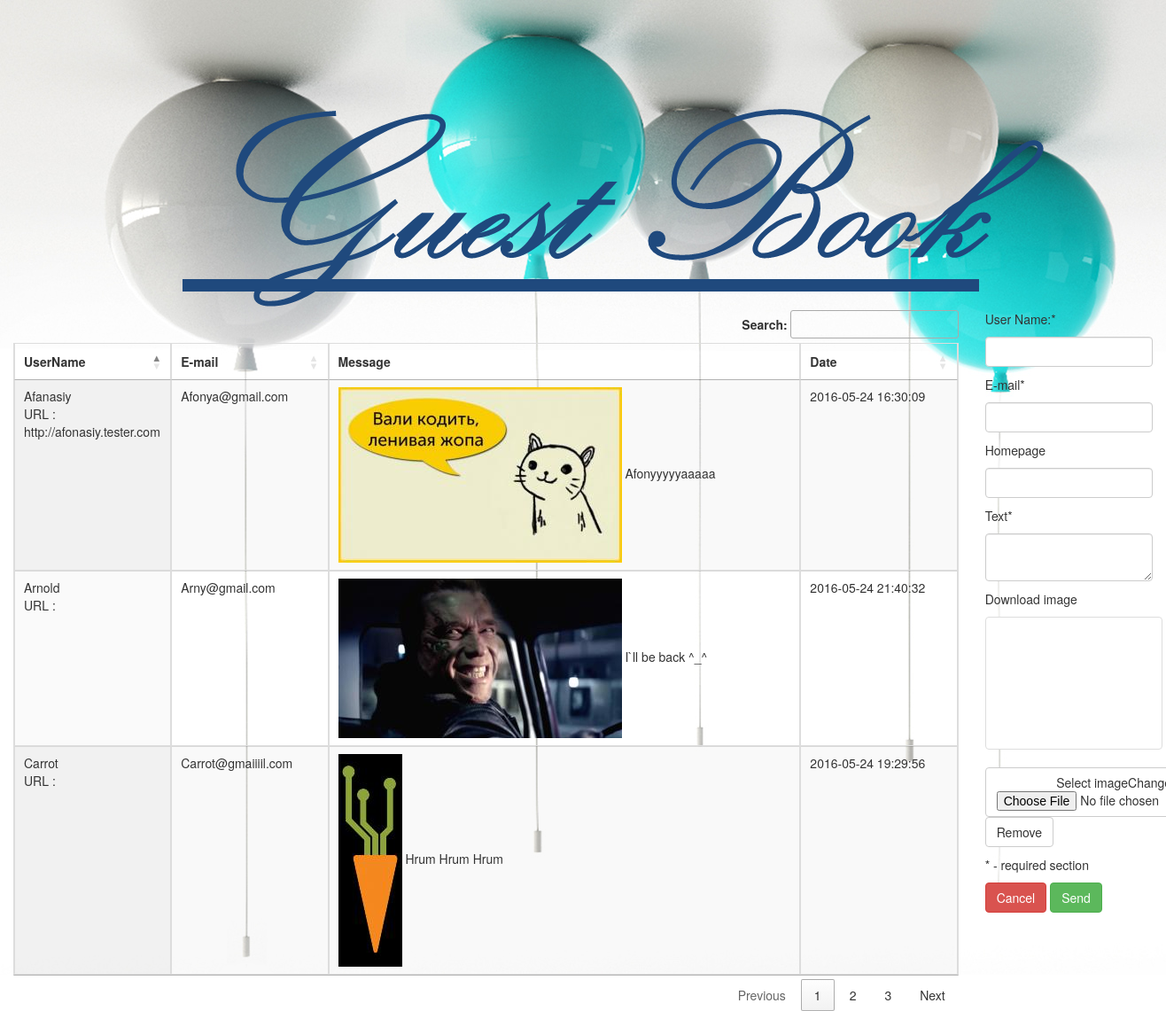
The page / on the database its author committed.
### tables this page shows
CREATE TABLE IF NOT EXISTS `guestBook` (
  `id` int(11) NOT NULL AUTO_INCREMENT,
  `userName` varchar(50) NOT NULL,
  `email` varchar(100) NOT NULL,
  `url` text NOT NULL,
  `text` text NOT NULL,
  `time` timestamp NOT NULL DEFAULT CURRENT_TIMESTAMP,
  PRIMARY KEY (`id`)
);

### index.php (the view, shortened to what this page needs)
<!DOCTYPE html>
<html lang="en">
<head>
    <link rel="stylesheet" href="https://maxcdn.bootstrapcdn.com/bootstrap/3.3.6/css/bootstrap.min.css">
    <link rel="stylesheet" href="//cdnjs.cloudflare.com/ajax/libs/jasny-bootstrap/3.1.3/css/jasny-bootstrap.min.css">
    <link rel="stylesheet" type="text/css" href="https://cdn.datatables.net/1.10.12/css/jquery.dataTables.min.css">
    <link rel="stylesheet" href="/css/main.css">
</head>
<body>
    <div class="container-fluid background">
        <div class="row textrow logo head">
           <div class="col-md-12 head">
            </div>
            <div class="col-md-10">
                        <div>
                           <?php
                            $db = Db::getInstance();
                            $link = $db->getConnect();
                            $result = $link->query("SELECT * FROM guestBook");
                            $items = mysqli_fetch_all($result, MYSQLI_ASSOC);
                            if(is_array($items)){ ?>
                            <table class="table table-hover table-bordered display" id="myTable" data-page-length='3'>
                                <thead>
                                    <tr>
                                        <th class="col-md-2">UserName</th>
                                        <th class="col-md-2">E-mail</th>
                                        <th class="col-md-6">Message</th>
                                        <th>Date</th>
                                    </tr>
                                </thead>
                                <?php foreach($items as $text){ ?>
                                    <tr>
                                        <td>
                                            <?php echo $text['userName'];?>
                                                <br>URL :
                                                <?php echo $text['url'];?>
                                        </td>
                                        <td>
                                                <?php echo $text['email'];?>
                                        </td>
                                        <td>
                                                <?php $path = $_SERVER['DOCUMENT_ROOT'];
                                                $imageName = $text['email'];
                                                $image = $path."/img/".$imageName.".jpg";
                                                if(file_exists($image)) {
                                                    echo "<img src='/img/".$imageName.".jpg'" ;
                                                }?>
                                                <br>
                                                <?php echo $text['text']; ?>
                                        </td>
                                        <td>
                                                <?php echo $text['time']; ?>
                                        </td>
                                    </tr>
                                    <?php } } ?>
                            </table>
                        </div>
            </div>
            <div class="col-md-2">
                <form id="form" method="post" enctype="multipart/form-data">
                    <p>User Name:*</p>
                    <p>
                        <input type="text" id="name" name="userName" class="name form-control" value="" required/>
                    </p>
                    <p>E-mail*</p>
                    <p>
                        <input type="email" id="email" class="email form-control" value="" required/>
                    </p>
                    <p>Homepage</p>
                    <p>
                        <input type="url" id="url" class="url form-control" value="" />
                    </p>
                    <p>Text*</p>
                    <p>
                        <textarea id="message" class="message form-control" name="text" required></textarea>
                    </p>
                    <p>Download image</p>
                    <p>
                        <div class="fileinput fileinput-new" data-provides="fileinput">
                            <div class="fileinput-preview thumbnail" data-trigger="fileinput" style="width: 200px; height: 150px;"></div>
                            <div>
                                <span class="btn btn-default btn-file"><span class="fileinput-new">Select image</span><span class="fileinput-exists">Change</span>
                                <input type="file" name="file" id="file" class="file" accept="image/*">
                                </span>
                                <a href="#" class="btn btn-default fileinput-exists" data-dismiss="fileinput">Remove</a>
                            </div>
                        </div>
                    </p>
                    <p> * - required section</p>
                    <p>
                        <button type="button" class="btn btn-danger">Cancel</button>
                        <button type="submit" class="btn btn-success" value="send" name="send">Send</button>
                    </p>
                </form>
            </div>
    </div>
</body>
</html>

### css/main.css (style rules this page uses)
.background { background-image: url(../img/layout2.jpg); background-repeat: no-repeat; background-attachment: fixed; }
.logo { background-image: url(../img/Guest-Book.png); background-repeat: no-repeat; background-attachment: fixed; }
.head { height: 350px; }

### rows shown on the page
guestbook: userName "Afanasiy", url "http://afonasiy.tester.com", email "Afonya@gmail.com", email (picture), text "Afonyyyyyaaaaa", time "2016-05-24 16:30:09"
guestbook: userName "Carrot", email "Carrot@gmaiiiil.com", email (picture), text "Hrum Hrum Hrum", time "2016-05-24 19:29:56"
guestbook: userName "Arnold", email "Arny@gmail.com", email (picture), text "I`ll be back ^_^", time "2016-05-24 21:40:32"
